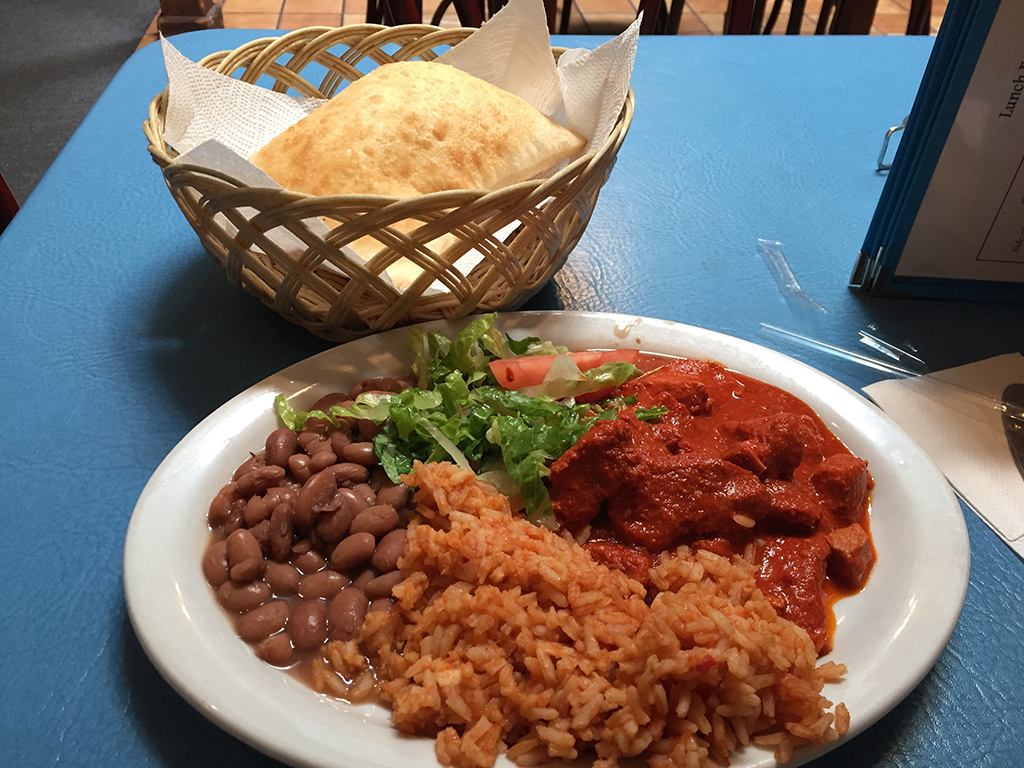
#> input picture Ex1/sample.jpg, 1024 x 768 px
$ python Ex1-3.py
#> lines starting #> are read from the running program, lines starting #| are printed output that depends on the picture; long printed decimals are rounded
#!/usr/bin/env python
# coding: utf-8

# # Sample code for exercise 1-3
# ## Schmidt decomposition of a piture image
#
# 2020 Nov. Tsuyoshi Okubo
#
# In this code, you can simulate SVD (Schmidt decomposition) of a $m^N$ dimensional vector created from a picture image.
#
# The input parameters are
# * filename: file name of the input image
# * $N$ : number of "site"
# * $m$ : "local dimension". (Total vector dimension is $m^N$.)
#
# The original $(X, Y)$ pixel image is firstly transformed into the gray scale. Then, from it we cut $(m^{N/2}, m^{N/2})$ region for even $N$. In the case of odd $N$, we cut $(m^{(N-1)/2}, m^{(N+1)/2})$. We can consider the trimmed image as am $m^N$ dimensional vector, which is used as the input vector in the following analysis.
#
# In the appendix, you can also see the scaling of the entanglement entropy for your picture.
#

# In[1]:


import numpy as np
import scipy.linalg as linalg
from matplotlib import pyplot
from PIL import Image ## Python Imaging Library


# In[2]:


## Set parameters
filename = "sample.jpg"
N = 16 ## set "system size" N
m = 2 ## vector size m: total dimension is m^N


# The original $(X, Y)$ pixel image is firstly transformed into the gray scale. Then, from it we cut $(m^{N/2}, m^{N/2})$ region and make $m^N$ dimensional vector.

# In[3]:


img = Image.open(filename) ## load image
#> img is the input picture: PIL image 1024x768 RGB; mean R, G, B 122.3, 111, 103.6
img_gray = img.convert("L") ## convert to grayscale
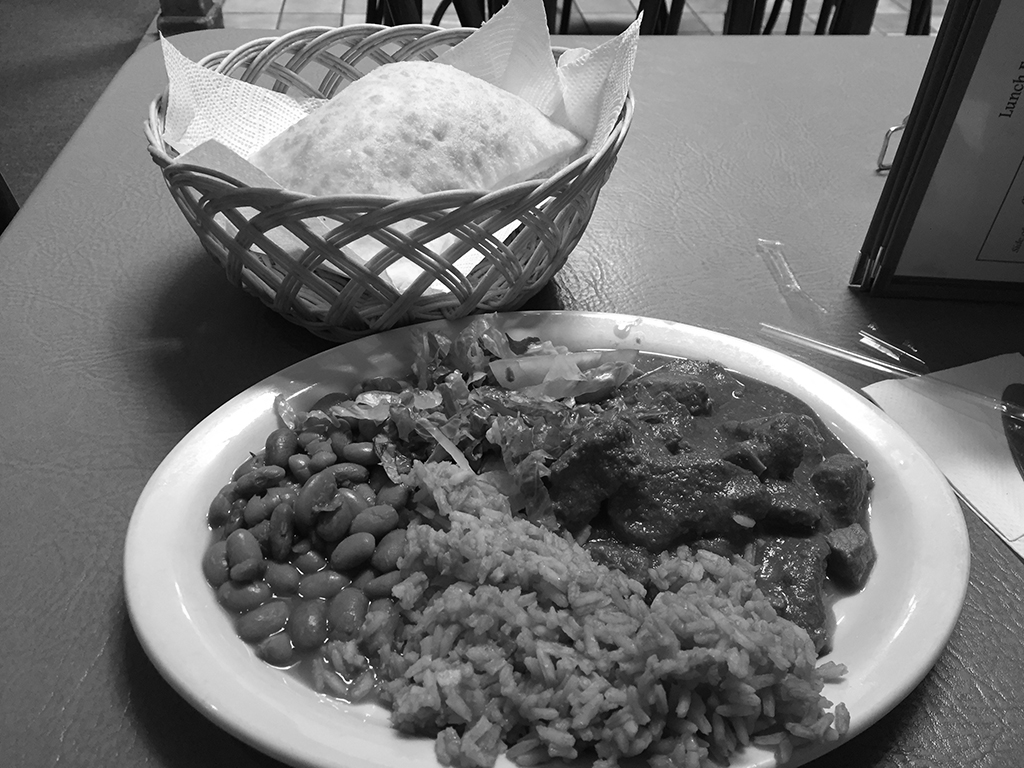
#> img_gray: PIL image 1024x768 L; min 0, max 255, mean 113.5

img_x, img_y = img_gray.size
#> img_x = 1024; img_y = 768
if N % 2 == 0:
    new_x = m**(N//2)
    new_y = m**(N//2)
else:
    new_x = m**((N-1)//2)
    new_y = m**((N+1)//2)

## trimming
img_gray_trimmed = img_gray.crop(((img_x - new_x)//2, (img_y - new_y)//2, (img_x + new_x)//2, (img_y + new_y)//2))
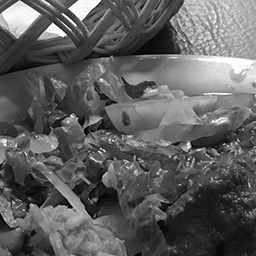
#> img_gray_trimmed: PIL image 256x256 L; min 0, max 255, mean 94.8

img_gray_trimmed.save("./gray_trimmed.png") ## save grayscale image

img_vec = np.array(img_gray_trimmed,dtype=float).reshape(-1)

print("Parameters: N, m = "+repr(N)+", "+repr(m))
print("Input file: " + filename)
print("Original size: "+repr(img_gray.size)) ## print array shape
#| Original size: (1024, 768)
print("Trimmed size: " +repr(img_gray_trimmed.size))
#| Trimmed size: (256, 256)


# Plot target images.

# In[4]:


pyplot.axis("off")
pyplot.title("Original input image")
pyplot.imshow(img_gray,cmap='gray')
pyplot.show()

pyplot.axis("off")
pyplot.title("Trimmed input image")
pyplot.imshow(img_gray_trimmed,cmap='gray')
pyplot.show()


# Then we transforme it  into a $m^{N/2} \times m^{N/2}$ matrix. In the present case, the obtained matrix is identical with the previous matrix representing the (trimmed) image. We perform the singular value decomposition of it; Thus the singular values are the same with the svd of the picture image treated in the previous lecture.

# In[5]:


## Make matrix from the image vector
Mat = img_vec[:].reshape(m**(N//2),m**(N-N//2))

## SVD
s = linalg.svdvals(Mat)
#> s = 256 values, max 25412.8 at index 0, min 0.0618 at index 255, mean 422.8


# The singular values are normalized as $\sum_i s_i^2 = 1$. As explained in Ex1-1, the squared sum of the singualr values is related to the norm of the vector $$ \lVert \vec{v} \rVert = \sqrt{\mathrm{Tr}~{MM^T}} = \sqrt{\sum_i s_i^2}. $$
#
# Then the entanglement entropy is calculated as
# $$ S = -\sum_i s_i^2 \log s_i^2. $$

# In[6]:


## Entanglement entropy
norm = np.sqrt(np.sum(s**2))
#> norm = 27986
print("Norm of the vector = "+ repr(norm))
#| Norm of the vector = 27986.013

s /= norm
#> s = 256 values, max 0.908 at index 0, min 2.21e-06 at index 255, mean 0.0151
EE = -np.sum(s**2*np.log(s**2))
#> EE = 0.949
print("Entanglement entropy = " + repr(EE))
#| Entanglement entropy = 0.9494


# Finally, we plot the singular value spectrum. Note that, in the case of a random vector, we expect the volume low of the entanglement entorpy.
# Corresponding to this fact, the singular values decrease slowly in the case of a random vector.

# In[7]:


## plot singular values
pyplot.title("Singular value spectrum of a picuture with $(m, N)$ = ("+repr(m) +", "+repr(N)+")")
pyplot.plot(np.arange(m**(N//2),dtype=int),s,"o")
pyplot.xlabel("index")
pyplot.ylabel("sigular value")
pyplot.yscale("log")
pyplot.show()
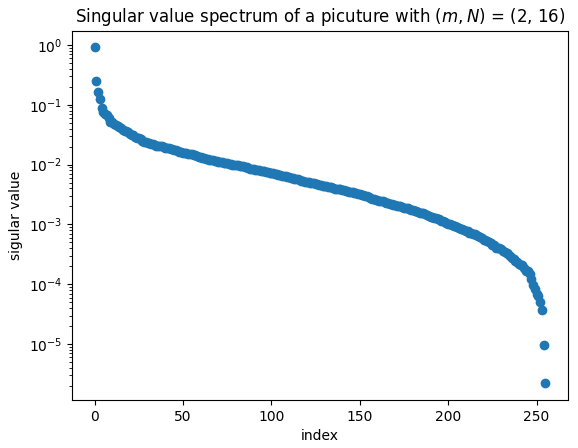
#> figure drawn by matplotlib, 1 panel; curve peaks at x = 0, y = 0.908


# ## Appendix: Scaling of the entanglement entorpy
# In the following section, you can check the scaling of the entanglement entropy for random vectors.
#
# Here we use the same picutre and $m$ which used in main part and vary $N$ from N_min to N_max with N_step interval.

# In[8]:


N_min = 4
N_max = 18
N_step = 2

N_list = np.arange(N_min,N_max+1,N_step,dtype=int)


# Here we calculate the entanglement entropy for each $N$.

# In[9]:


EE_list = []
for N in N_list:
    img_x, img_y = img_gray.size
    if N % 2 == 0:
        new_x = m**(N//2)
        new_y = m**(N//2)
    else:
        new_x = m**((N-1)//2)
        new_y = m**((N+1)//2)

    ## trimming
    img_gray_trimmed = img_gray.crop(((img_x - new_x)//2, (img_y - new_y)//2, (img_x + new_x)//2, (img_y + new_y)//2))

    Mat = np.array(img_gray_trimmed,dtype=float).reshape(m**(N//2),m**(N-N//2))

    ## SVD
    s = linalg.svdvals(Mat)
    norm = np.sqrt(np.sum(s**2))


    s /= norm
    EE_list.append(-np.sum(s**2*np.log(s**2)))
#> this loop made 8 passes
#> norm on passes 3 to 8: 1384.1, 3390.7, 6728.1, 13527.2, 27986, 61781.8
#> (s, norm) on passes 1 to 2: ([0.998, 0.0568, 0.0116, 0.00354], 361.5), ([664.9, 92.54, 34.65, 7.69, 6.6, 4.72, 4.09, 0.391], 672.3)
#> pass 3, `img_gray_trimmed = img_gray.crop(((img_x - new_x)//2, (img_y - new_y)/..`:
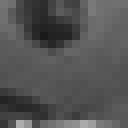
#> img_gray_trimmed: PIL image 16x16 L (shown 8 times larger); min 26, max 173, mean 83.5
#> after the loop:
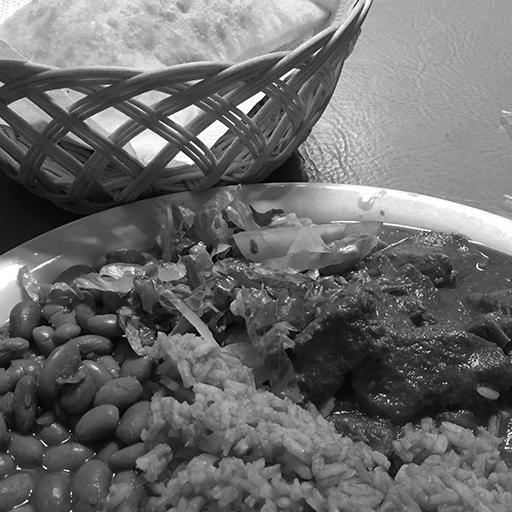
#> Mat: shape (512, 512) float64; min 0, max 255, mean 106.2
#> after the loop, EE_list = [0.0232, 0.116, 0.2, 0.256, 0.395, 0.568, 0.949, 0.847]


# Finally, we plot $N$ dependence of the entanglement entorpy. Typically, the entanglement entropy increases as $N$ is  increased. However, you may see the behavior of the entanglement entropy is not smooth, compared with examples in Ex1-1 and Ex1-2. One of the reasons is here we treat only a specific image. When we consider statistical average over many images, we may see more meaningful tendency in the scaling.

# In[10]:


## plot of the entanglement entropy
pyplot.title("Entanglement entropy of picture image vector: $m$ = "+repr(m))
pyplot.plot(N_list,EE_list,"o")
pyplot.xlabel("$N$")
pyplot.ylabel("Entanglement entropy")
pyplot.show()
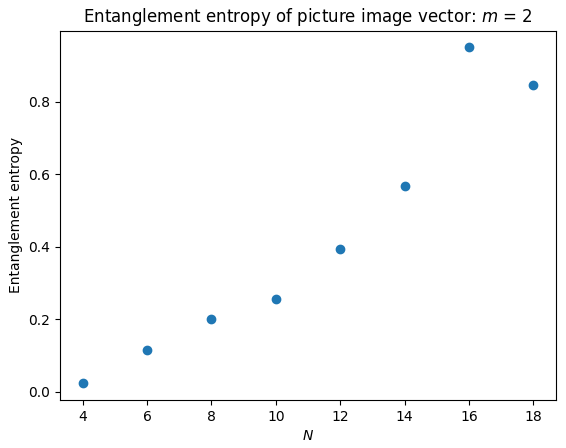
#> figure drawn by matplotlib, 1 panel
